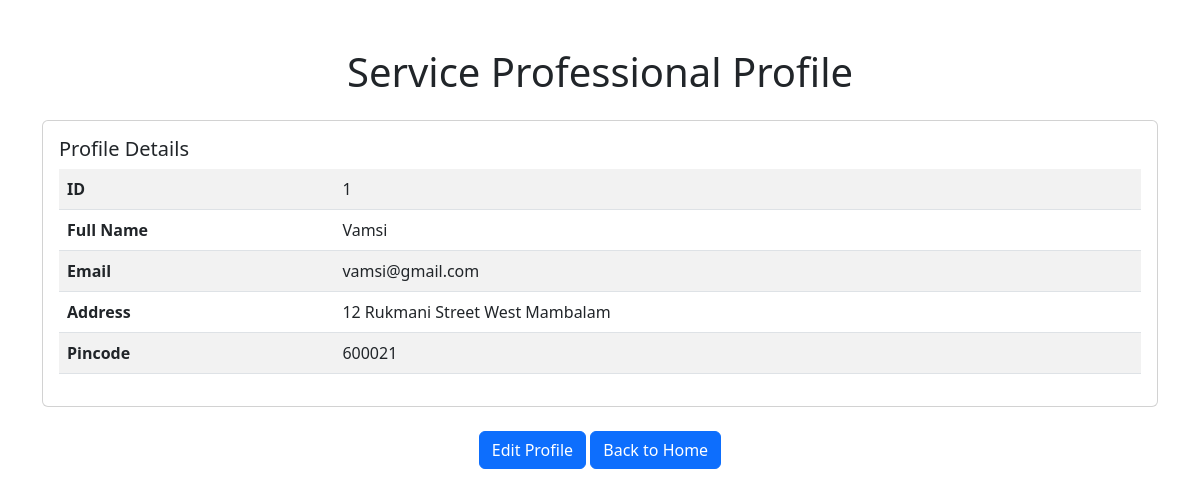
Screenshot of /sphomepage/professionalprofile/1 with the database file from the repository.
### application/models.py (models this page shows, shortened)
class ServiceProfessional(db.Model):
    __tablename__ = 'service_professionals'
    id = db.Column(db.Integer, primary_key=True)
    email = db.Column(db.String(120), unique=True, nullable=False)
    password = db.Column(db.String(120), nullable=False)
    full_name = db.Column(db.String(100), nullable=False)
    service_id = db.Column(db.Integer, db.ForeignKey('services.service_id'), nullable=False)
    experience = db.Column(db.Integer, nullable=False)
    profile_doc = db.Column(db.String(200), nullable=False)
    address = db.Column(db.String(200), nullable=False)
    pincode = db.Column(db.String(10), nullable=False)
    date_created = db.Column(db.DateTime, default=date.today())
    status = db.Column(db.String(50), nullable=False)
    service = db.relationship('Service', backref='service_professionals', lazy=True)

### app.py (the view)
@app.route('/sphomepage/professionalprofile/<int:id>', methods=["GET"])
def professionalprofile(id):
    professional = ServiceProfessional.query.get(id)
    ratings = Rating.query.filter_by(professional_id = id).all()
    if ratings:
        average_rating = sum(rating.rating for rating in ratings) / len(ratings)
    else:
        average_rating = None
    if professional:
        return render_template("spprofile.html", professional=professional, professional_id=id, ratings = ratings, average_rating = average_rating)
    else:
        return "Professional Not Found", 404

### templates/spprofile.html (shortened to what this page needs)
<!DOCTYPE html>
<html lang="en">
<head>
    <link href="https://cdn.jsdelivr.net/npm/bootstrap@5.3.0-alpha1/dist/css/bootstrap.min.css" rel="stylesheet">
</head>
<body>
    <div class="container mt-5">
        <h1 class="text-center">Service Professional Profile</h1>
        <div class="card mt-4">
            <div class="card-body">
                <h5 class="card-title">Profile Details</h5>
                <table class="table table-striped">
                    <tbody>
                        <tr>
                            <th scope="row">ID</th>
                            <td>{{ professional.id }}</td>
                        </tr>
                        <tr>
                            <th scope="row">Full Name</th>
                            <td>{{ professional.full_name }}</td>
                        </tr>
                        <tr>
                            <th scope="row">Email</th>
                            <td>{{ professional.email }}</td>
                        </tr>
                        <tr>
                            <th scope="row">Address</th>
                            <td>{{ professional.address }}</td>
                        </tr>
                        <tr>
                            <th scope="row">Pincode</th>
                            <td>{{ professional.pincode }}</td>
                        </tr>
                    </tbody>
                </table>
            </div>
        </div>
        <div class="mt-4 text-center">
            <a href="{{ url_for('editspprofile', id=professional.id) }}" class="btn btn-primary">Edit Profile</a>
            <a href="{{ url_for('sphomepage', id=professional_id) }}" class="btn btn-primary">Back to Home</a>
        </div>
    </div>
</body>
</html>

### rows the page displays
ServiceProfessional: id "1", full_name "Vamsi", email "vamsi@gmail.com", address "12 Rukmani Street West Mambalam", pincode "600021"
